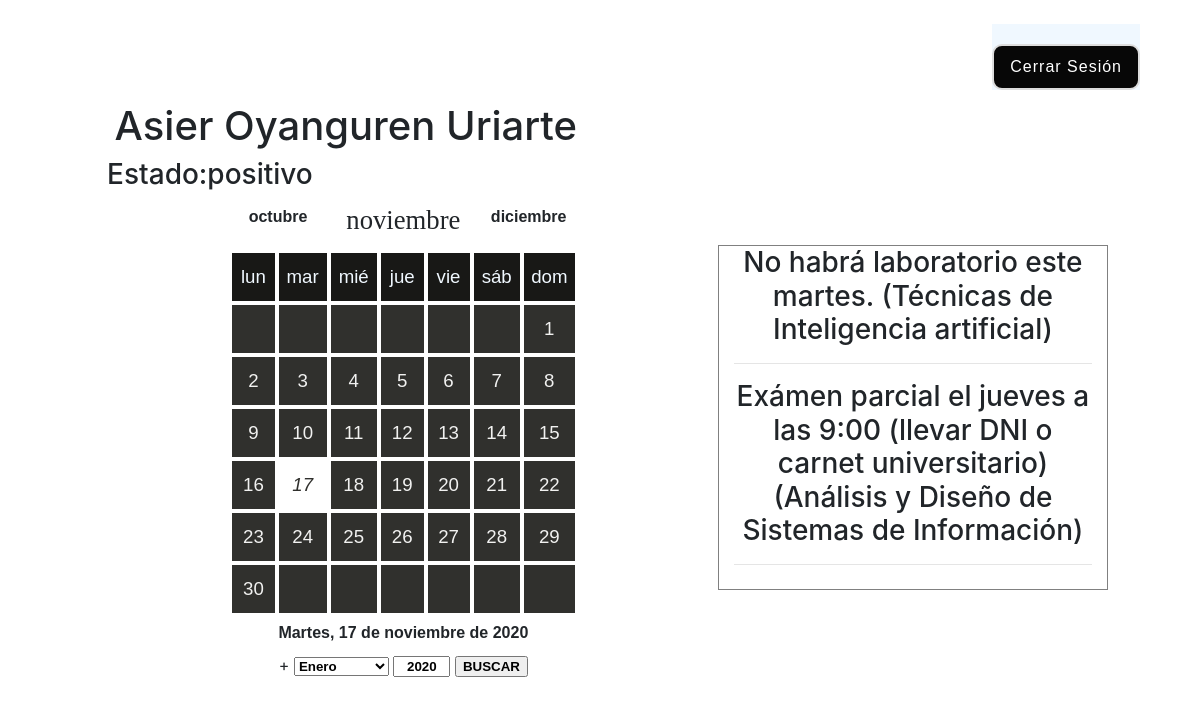
The page /information.php (signed in) on the database its author committed.
### tables this page shows
CREATE TABLE `usuarios` (
  `ldap` varchar(20) NOT NULL,
  `contrasena` varchar(255) NOT NULL,
  `estado` varchar(15) NOT NULL,
  `nombre` varchar(15) NOT NULL,
  `apellidos` varchar(30) NOT NULL
);

CREATE TABLE `notificacionfecha` (
  `ldapprofesor` varchar(40) NOT NULL,
  `fecha` date NOT NULL,
  `codigoasignatura` int(9) NOT NULL,
  `mensaje` text NOT NULL
);

CREATE TABLE `asignatura` (
  `nombre` varchar(50) NOT NULL,
  `codigo` int(9) NOT NULL,
  `estado` varchar(15) NOT NULL,
  `aula` varchar(7) NOT NULL
);

### information.php (the view, shortened to what this page needs)
<?php session_start();
    $conn = OpenCon();
    $ldap = $_SESSION['ldap'];
    $row = mysqli_query($conn,"SELECT estado, nombre, apellidos FROM usuarios WHERE ldap='$ldap'");
    $consulta=mysqli_fetch_array($row);
    if($row!=null){
        $estado = $consulta[0] ?? 'default value';
        $nombre = $consulta[1] ?? 'default value';
        $apellidos = $consulta[2] ?? 'default value';
        $espacio = " ";
        $nombreyapellidos = $nombre . $espacio . $apellidos;
    }else{
        echo "MAL ";
    }
    $row = mysqli_query($conn,"SELECT mensaje, C.nombre FROM
     notificacionfecha as A NATURAL JOIN usuarioyasignatura as B
     INNER JOIN asignatura as C ON B.codigoasignatura = C.codigo
     WHERE ldap = '$ldap' AND YEARWEEK(fecha,1)=YEARWEEK(NOW(),1)");
    $hayResultados = true;
    $notificaciones = "";
    while($hayResultados == true){
        $fila = mysqli_fetch_array($row);
        if ($fila){
            $notificaciones = $notificaciones . $fila[0] . " (" . $fila[1] . ")" . "<hr/>";
        }else{
            $hayResultados = false;
        }
    }
?>
<!DOCTYPE html>
<html lang="en">
    <head>
        <link rel="stylesheet" href="https://stackpath.bootstrapcdn.com/bootstrap/4.5.0/css/bootstrap.min.css">
        <link rel="stylesheet" href="css/bootstrap.min.css">
        <link rel="stylesheet" href="https://cdnjs.cloudflare.com/ajax/libs/animate.css/4.0.0/animate.min.css">
         <link rel="stylesheet" href="css/miscss/information.css">
         <link rel="stylesheet" href="css/miscss/menu.css">
         <link href="https://allfont.es/allfont.css?fonts=alien-league" rel="stylesheet" type="text/css" />
    </head>
    <body class="">
      <div class="principal row d-flex ">
        <div class="col-lg-12 row d-flex align-items-center justify-content-center alumnado">
          <div class="col-lg-7 row d-flex justify-content-center ">
            <div class="col-lg-12 row d-flex  justify-content-center informacion">
              <div class="col-lg-12 row d-flex align-items-center nombre ">
                <h1 class="datos" id="nombre">
                  <?php echo $nombreyapellidos; ?>
                </h1>
              </div>
              <div class="col-lg-12 row d-flex estado">
                <h3 class="datos">Estado:  </h3>
                <h3 class="datos"><?php echo $estado; ?></h3>
              </div>
            </div>
            <div class="col-lg-7 row d-flex align-items-center justify-content-center calendar">
              <div id="calendario">
                <div id="anterior" onclick="mesantes()"></div>
                <div id="posterior" onclick="mesdespues()"></div>
                <h2 id="titulos"></h2>
                <table id="diasc">
                  <tr  id="fila0"><th></th><th></th><th></th><th></th><th></th><th></th><th></th></tr>
                  <tr  id="fila1"><td class="emergente1" onclick="consultarhorario(1,0)"></td><td class="emergente1" onclick="consultarhorario(1,1)"></td><td class="emergente1" onclick="consultarhorario(1,2)"></td><td class="emergente1" onclick="consultarhorario(1,3)"></td><td class="emergente1" onclick="consultarhorario(1,4)"></td><td></td><td></td></tr>
                  <tr  id="fila2"><td class="emergente2" onclick="consultarhorario(2,0)"></td><td class="emergente2" onclick="consultarhorario(2,1)"></td><td class="emergente2" onclick="consultarhorario(2,2)"></td><td class="emergente2" onclick="consultarhorario(2,3)"></td><td class="emergente2" onclick="consultarhorario(2,4)"></td><td ></td><td ></td></tr>
                  <tr  id="fila3"><td class="emergente3" onclick="consultarhorario(3,0)"></td><td class="emergente3" onclick="consultarhorario(3,1)"></td><td class="emergente3" onclick="consultarhorario(3,2)"></td><td class="emergente3" onclick="consultarhorario(3,3)"></td><td class="emergente3" onclick="consultarhorario(3,4)"></td><td ></td><td ></td></tr>
                  <tr  id="fila4"><td class="emergente4" onclick="consultarhorario(4,0)"></td><td class="emergente4" onclick="consultarhorario(4,1)"></td><td class="emergente4" onclick="consultarhorario(4,2)"></td><td class="emergente4" onclick="consultarhorario(4,3)"></td><td class="emergente4" onclick="consultarhorario(4,4)"></td><td ></td><td ></td></tr>
                  <tr  id="fila5"><td class="emergente5" onclick="consultarhorario(5,0)"></td><td class="emergente5" onclick="consultarhorario(5,1)"></td><td class="emergente5" onclick="consultarhorario(5,2)"></td><td class="emergente5" onclick="consultarhorario(5,3)"></td><td class="emergente5" onclick="consultarhorario(5,4)"></td><td></td><td ></td></tr>
                  <tr  id="fila6"><td class="emergente6" onclick="consultarhorario(6,0)"></td><td class="emergente6" onclick="consultarhorario(6,1)"></td><td class="emergente6" onclick="consultarhorario(6,2)"></td><td class="emergente6" onclick="consultarhorario(6,3)"></td><td class="emergente6" onclick="consultarhorario(6,4)"></td><td ></td><td></td></tr>
                </table>
                <div id="fechaactual"><i onclick="actualizar()"> </i></div>
                <div id="buscafecha">
                  <form action="#" name="buscar">
                    <p>+
                      <select name="buscames">
                        <option value="0">Enero</option>
                      </select>
                      <input type="text" name="buscaanno" maxlength="4" size="4" />
                      <input type="button" value="BUSCAR" onclick="mifecha()" />
                    </p>
                  </form>
                </div>
              </div>
            </div>
          </div>
          <div class="col-lg-4 row d-flex align-items-center  justify-content-center notificaciones ">
            <h3 class="datos" style="text-align:center;"><?php echo $notificaciones; ?></h3>
          </div>
          </div>
        </div>
      <div class= "boton">
        <button class="button ">Cerrar Sesión</button>
      </div>
    </body>
</html>

### css/miscss/information.css (style rules this page uses)
.button { height: 46px; padding: 0 16px; border: 2px solid #ddd; background: linear-gradient(to right, #070707 0%,#070707 100%); border-radius: 10px; margin-top: 20px; color: #fff; letter-spacing: 1px; font-family: 'Rubik', sans-serif; }
.boton { position: absolute; top: 3%; right: 5%; background-color: aliceblue; }
body { height: 100vh; overflow: scroll; overflow-x: hidden; }
.principal { height: 100%; width: 100%; }
.nombre { margin-left: 0%; }
.alumnado { margin-left: 0%; }
.notificaciones { margin-left: -1%; margin-top: 3%; border-color: gray; border-width: 1px; border-style: solid; }

### css/miscss/menu.css (style rules this page uses)
.calendar { width: 100%; }
#calendario { text-align: center; }
#diasc { border-collapse: separate; border-spacing: 4px; }
#diasc th,#diasc td { font: normal 14pt arial; width: 10vh; height: 6vh; }
#diasc th { color: aliceblue; background-color: #181816 ; }
#fechaactual { font: bold 12pt arial; padding: 0.4em }
#buscafecha { padding: 5px }
#buscafecha select, #buscafecha input { font: bold 10pt arial; }
#buscafecha [type=text] { text-align: center; }
#buscafecha [type=button] { cursor: pointer; }
#anterior { float: left; width: 100px; font: bold 12pt arial; padding: 0.5em 0.1em; cursor: pointer ; }
#posterior { float: right; width: 100px; font: bold 12pt arial; padding: 0.5em 0.1em; cursor: pointer ; }
#titulos { font: normal 20pt "arial black"; padding: 0.2em; }

### rows shown on the page
usuarios: nombreyapellidos "Asier Oyanguren Uriarte", estado "positivo"
notificacionfecha: mensaje "No habrá laboratorio este martes."
asignatura: nombre "Técnicas de Inteligencia artificial"
notificacionfecha: mensaje "Exámen parcial el jueves a las 9:00 (llevar DNI o carnet universitario)"
asignatura: nombre "Análisis y Diseño de Sistemas de Información"
